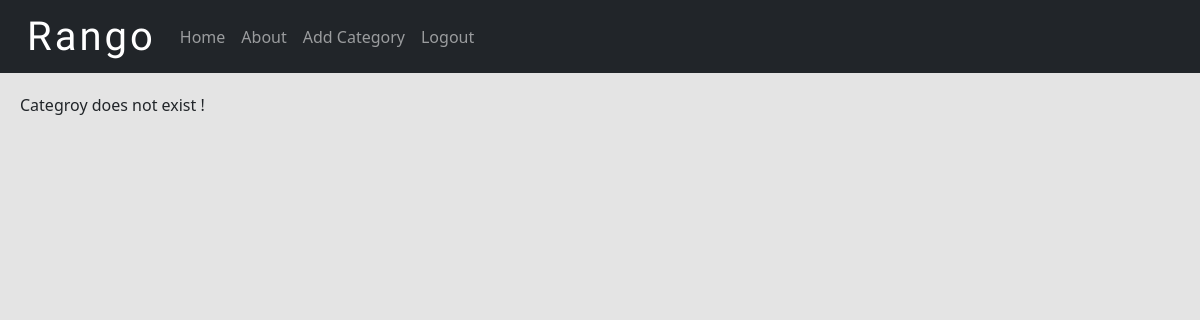
Before: /rango/category/javascript/add_page/ (signed in) with the older database file.
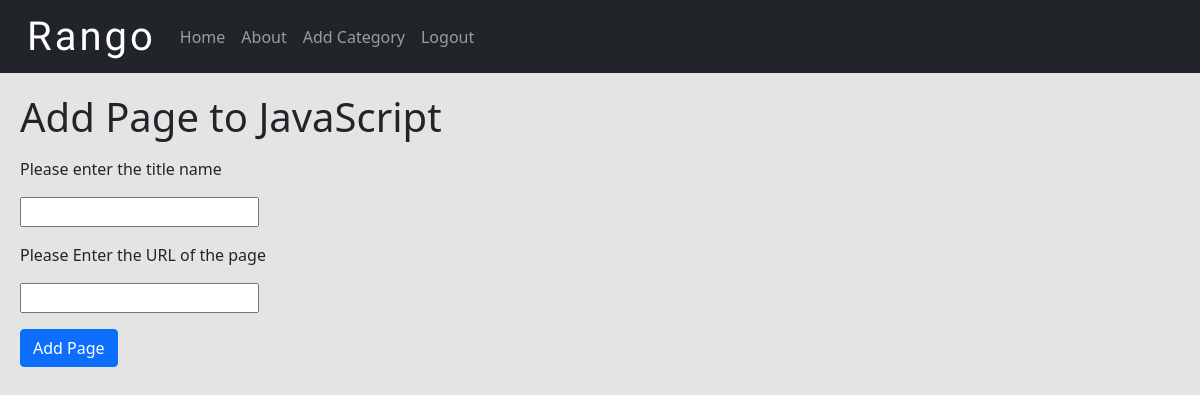
After: the same page with the newer database file.
### rango/models.py (models this page shows, shortened)
class Category(models.Model):
    name = models.CharField(max_length=128, unique=True)
    views = models.IntegerField(default=0)
    likes = models.IntegerField(default=0)
    slug = models.SlugField(unique=True)
    class Meta:
        verbose_name_plural = 'Categories'

### rango/views.py (the view, shortened to what this page needs)
# urls.py: url(r'^category/(?P<category_name_slug>[\w\-]+)/add_page/$',
@login_required
def add_page(request, category_name_slug):
    try:
        category = Category.objects.get(slug=category_name_slug)
    except Category.DoesNotExist:
        category = None
    form = PageForm()
    context_dict = {'form': form, 'category': category}
    return render(request, 'rango/add_page.html', context_dict)

### rango/forms.py (shortened to what this page needs)
class PageForm(forms.ModelForm):
    title = forms.CharField(
        max_length=128, help_text="Please enter the title name")
    views = forms.IntegerField(widget=forms.HiddenInput(), initial=0)
    url = forms.CharField(
        max_length=200, help_text="Please Enter the URL of the page")
    class Meta:
        model = Page
        fields = ('title', 'url', 'views')

### templates/rango/add_page.html (shortened to what this page needs)
{% extends 'rango/base.html' %}
{% block body_block %}
<div class="addPage">
    {% if category %}
    <h1> Add Page to {{category.name}}</h1>
    <form id="page_form" method="post" action="{% url 'rango:add_page' category.slug %}">
        {% for field in form.visible_fields %}
        {{ field.help_text }}
        {{ field }}
        {% endfor %}
        <input class="btn btn-primary" type="submit" name="submit" value="Add Page">
    </form>
    {% else %}
    <p> Categroy does not exist !</p>
    {% endif %}
</div>
{% endblock %}

Changed rows visible on the page:
added Category: name "JavaScript"
Other visible differences:
form field submit: (not shown) → "Add Page"
text no longer shown: "Categroy does not exist !"
text now shown: "Add Page to"
new list line: "Please enter the title name "
new list line: "Please Enter the URL of the page "
